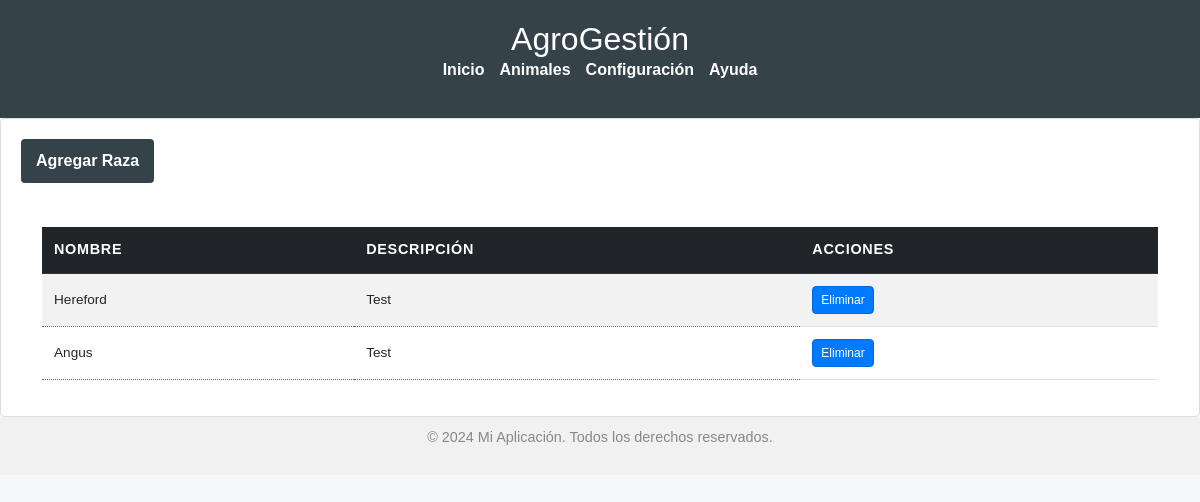
The app's page /settings_breeds/ with its own data.
### ganaderia/models.py (models this page shows, shortened)
class Breed(models.Model):
    name = models.CharField(max_length=100, unique=True)  # Nombre de la raza, único
    description = models.TextField(blank=True, null=True)  # Descripción opcional de la raza

### ganaderia/views.py (the view)
# urls.py: path('settings_breeds/', settings_breeds, name='settings_breeds'),
def settings_breeds(request):
    breed_list = Breed.objects.all()
    return render(request, 'settings_breeds.html',{'breed_list': breed_list})

### ganaderia/templates/settings_breeds.html (shortened to what this page needs)
{% extends "base.html" %}
{% block content %}
    <section class="panel" id="animals-panel">
                  <div id="list-generic">
                  <button id="show-form-button" onclick="toggleForm()" class="add-animal-btn">Agregar Raza</button>
                      <div class="container mt-4">
                          <div class="table-responsive">
                              <table class="table table-striped table-hover align-middle animal-grid" id="animalTable">
                                  <thead class="table-dark">
                                      <tr>
                                          <th>Nombre</th>
                                          <th>Descripción</th>
                                          <th>Acciones</th>
                                      </tr>
                                  </thead>
                                  <tbody>
                                      {% for breed in breed_list%}
                                        <tr data-breed-id="{{ breed.id }}">
                                            <td class="editable" data-field="name">{{ breed.name }} </td>
                                            <td class="editable" data-field="description">{{ breed.description }}</td>
                                            <td>
                                                <button class="btn btn-danger btn-sm" onclick="confirmDelete({{ breed.id }})" >Eliminar</button>
                                            </td>
                                        </tr>
                                      {% endfor %}
                                  </tbody>
                              </table>
                          </div>
                      </div>
                  </div>
    </section>
{% endblock %}

### ganaderia/static/css/styles.css (style rules this page uses)
body { font-family: Arial, sans-serif; margin: 0; padding: 0; background-color: #f5f7fa; color: #333; }
#animals-panel { padding: 20px; border: 1px solid #ddd; border-radius: 5px; background-color: #ffffff; }
#show-form-button { padding: 10px 15px; font-size: 1rem; background-color: #35424a; color: #ffffff; border: none; border-radius: 4px; cursor: pointer; transition: background-color 0.3s ease; margin-bottom: 20px; }
.animal-grid { font-size: 0.85rem; }
.animal-grid thead th { font-size: 0.9rem; text-transform: uppercase; letter-spacing: 0.05em; }
.animal-grid td, .animal-grid th { padding: 0.75rem; vertical-align: middle; }
.animal-grid td button, .add-animal-btn { font-size: 0.8rem; padding: 4px 10px; color: #ffffff; border: none; border-radius: 4px; cursor: pointer; transition: background-color 0.3s ease, color 0.3s ease; }
.animal-grid td button { font-size: 0.75rem; padding: 4px 8px; background-color: #007bff; border: 1px solid #0069d9; }
.add-animal-btn { background-color: #28a745; font-weight: bold; }

### ganaderia/templates/base.html (style rules this page uses)
.editable { cursor: pointer; border-bottom: 1px dotted #007bff; color: #007bff; }

### records on screen
Breed: name "Hereford", description "Test"
Breed: name "Angus", description "Test"
